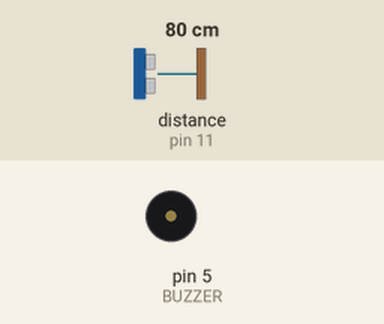
Simulated run of this sketch. Board: Arduino Uno, built with avr-gcc and run on an emulated ATmega328P. On the bench: buzzer (waves = sounding). Inputs (shaded band) come from the test bench; at power-on: distance to the obstacle (sensor on pin 11) 80 cm. The echo pulse lasts 58.3 µs per cm.

Above: at 1.2 s.
1.3 s: distance to the obstacle (sensor on pin 11) set to 54 cm
2.8 s: distance to the obstacle (sensor on pin 11) set to 47 cm
At 3.89 s:
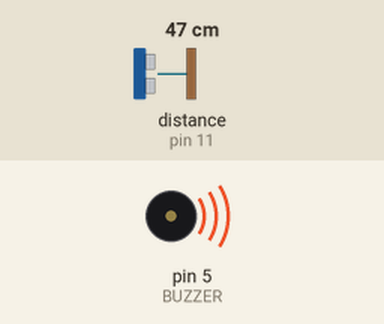
5.8 s: distance to the obstacle (sensor on pin 11) set to 60 cm
At 7.0 s:
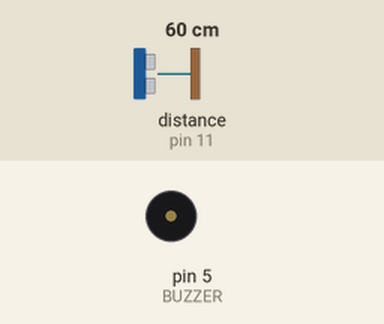
7.3 s: distance to the obstacle (sensor on pin 11) set to 2 cm
At 7.7 s:
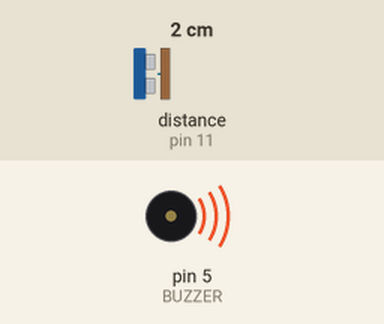
Timing chart, 0 to 9.8 s (numbered marks = the images above; inputs shaded):
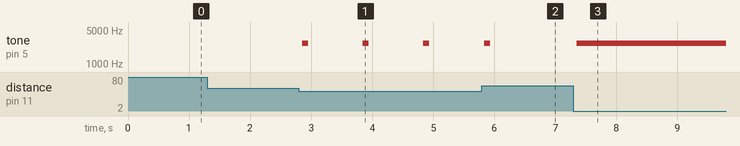

The sketch:

Projeto2_OK.ino
```cpp
#include <Ultrasonic.h>

#define BUZZER 5
#define multiplicadorTempo 20 //cm*multiplicador = intervalo entre bips

Ultrasonic ultrasonic(12,11); // (Trig PIN,Echo PIN)

int distancia;

void setup() {
}

void loop()
{
  distancia = ultrasonic.Ranging(CM);

  if(distancia < 51){ //apita abaixo de 50 cm
    delay(50);        //intervalo para leitura do sensor
    tone(BUZZER, 2650, 100); //2650Hz 100ms
    delay(distancia*multiplicadorTempo);
  }
}
```

Measured:
- the behaviour switches between 51 and 50 cm on distance to the obstacle (sensor on pin 11) (found by bisection; images 0 and 1)
- after the input at 1.3 s, every drawn part: stays the same
- after the input at 2.8 s, tone on pin 5 (BUZZER): alternates 2650 Hz for 0.10 s and silent for 0.89 s, starting after 0.05 s
- after the input at 5.8 s, tone on pin 5 (BUZZER): goes on until 5.9 s, then stays silent
- after the input at 7.3 s, tone on pin 5 (BUZZER): silent → 2650 Hz after 0.05 s
